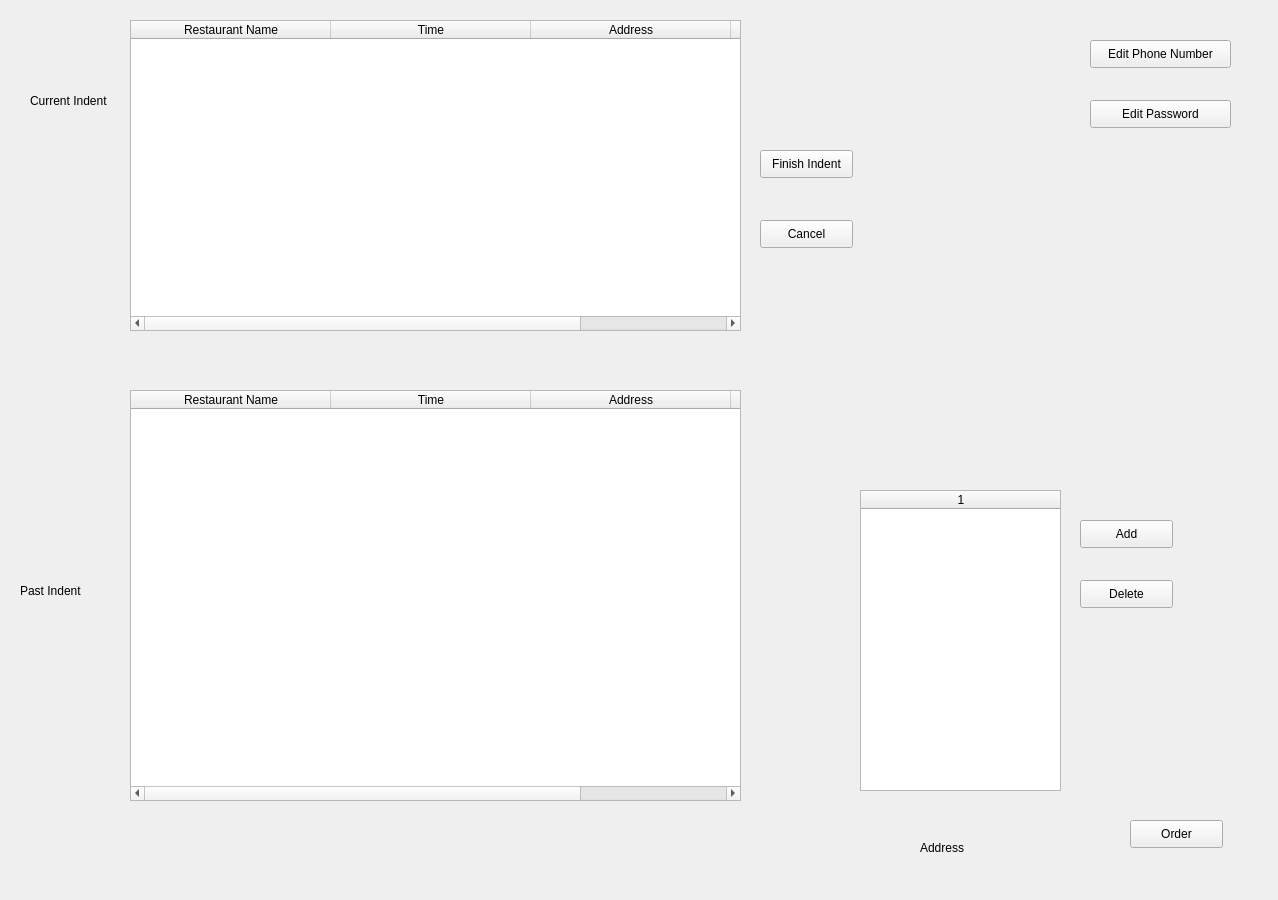
<?xml version="1.0" encoding="UTF-8"?>
<ui version="4.0">
 <class>form_customer</class>
 <widget class="QWidget" name="form_customer">
  <property name="geometry">
   <rect>
    <x>0</x>
    <y>0</y>
    <width>1278</width>
    <height>900</height>
   </rect>
  </property>
  <property name="windowTitle">
   <string>Form</string>
  </property>
  <widget class="QLabel" name="label_currentIndent">
   <property name="geometry">
    <rect>
     <x>30</x>
     <y>80</y>
     <width>101</width>
     <height>41</height>
    </rect>
   </property>
   <property name="text">
    <string>Current Indent</string>
   </property>
  </widget>
  <widget class="QTableWidget" name="tableWidget_currentIndent">
   <property name="geometry">
    <rect>
     <x>130</x>
     <y>20</y>
     <width>611</width>
     <height>311</height>
    </rect>
   </property>
   <property name="editTriggers">
    <set>QAbstractItemView::NoEditTriggers</set>
   </property>
   <property name="sortingEnabled">
    <bool>true</bool>
   </property>
   <attribute name="horizontalHeaderDefaultSectionSize">
    <number>200</number>
   </attribute>
   <column>
    <property name="text">
     <string>Restaurant Name</string>
    </property>
   </column>
   <column>
    <property name="text">
     <string>Time</string>
    </property>
   </column>
   <column>
    <property name="text">
     <string>Address</string>
    </property>
   </column>
   <column>
    <property name="text">
     <string>IID</string>
    </property>
   </column>
  </widget>
  <widget class="QLabel" name="label_pastIndent">
   <property name="geometry">
    <rect>
     <x>20</x>
     <y>570</y>
     <width>101</width>
     <height>41</height>
    </rect>
   </property>
   <property name="text">
    <string>Past Indent</string>
   </property>
  </widget>
  <widget class="QPushButton" name="pushButton_edit_phoneNumber">
   <property name="geometry">
    <rect>
     <x>1090</x>
     <y>40</y>
     <width>141</width>
     <height>28</height>
    </rect>
   </property>
   <property name="text">
    <string>Edit Phone Number</string>
   </property>
  </widget>
  <widget class="QPushButton" name="pushButton_order">
   <property name="geometry">
    <rect>
     <x>1130</x>
     <y>820</y>
     <width>93</width>
     <height>28</height>
    </rect>
   </property>
   <property name="text">
    <string>Order</string>
   </property>
  </widget>
  <widget class="QPushButton" name="pushButton_edit_password">
   <property name="geometry">
    <rect>
     <x>1090</x>
     <y>100</y>
     <width>141</width>
     <height>28</height>
    </rect>
   </property>
   <property name="text">
    <string>Edit Password</string>
   </property>
  </widget>
  <widget class="QPushButton" name="pushButton_finish_indent">
   <property name="geometry">
    <rect>
     <x>760</x>
     <y>150</y>
     <width>93</width>
     <height>28</height>
    </rect>
   </property>
   <property name="text">
    <string>Finish Indent</string>
   </property>
  </widget>
  <widget class="QTableWidget" name="tableWidget_address">
   <property name="geometry">
    <rect>
     <x>860</x>
     <y>490</y>
     <width>201</width>
     <height>301</height>
    </rect>
   </property>
   <property name="editTriggers">
    <set>QAbstractItemView::NoEditTriggers</set>
   </property>
   <property name="columnCount">
    <number>1</number>
   </property>
   <attribute name="horizontalHeaderDefaultSectionSize">
    <number>200</number>
   </attribute>
   <column/>
  </widget>
  <widget class="QPushButton" name="pushButton_add_address">
   <property name="geometry">
    <rect>
     <x>1080</x>
     <y>520</y>
     <width>93</width>
     <height>28</height>
    </rect>
   </property>
   <property name="text">
    <string>Add</string>
   </property>
  </widget>
  <widget class="QPushButton" name="pushButton_delete_address">
   <property name="geometry">
    <rect>
     <x>1080</x>
     <y>580</y>
     <width>93</width>
     <height>28</height>
    </rect>
   </property>
   <property name="text">
    <string>Delete</string>
   </property>
  </widget>
  <widget class="QLabel" name="label_address">
   <property name="geometry">
    <rect>
     <x>920</x>
     <y>840</y>
     <width>55</width>
     <height>16</height>
    </rect>
   </property>
   <property name="text">
    <string>Address</string>
   </property>
  </widget>
  <widget class="QTableWidget" name="tableWidget_pastIndent">
   <property name="geometry">
    <rect>
     <x>130</x>
     <y>390</y>
     <width>611</width>
     <height>411</height>
    </rect>
   </property>
   <property name="editTriggers">
    <set>QAbstractItemView::NoEditTriggers</set>
   </property>
   <property name="sortingEnabled">
    <bool>true</bool>
   </property>
   <attribute name="horizontalHeaderDefaultSectionSize">
    <number>200</number>
   </attribute>
   <column>
    <property name="text">
     <string>Restaurant Name</string>
    </property>
   </column>
   <column>
    <property name="text">
     <string>Time</string>
    </property>
   </column>
   <column>
    <property name="text">
     <string>Address</string>
    </property>
   </column>
   <column>
    <property name="text">
     <string>IID</string>
    </property>
   </column>
  </widget>
  <widget class="QPushButton" name="pushButton_cancel_indent">
   <property name="geometry">
    <rect>
     <x>760</x>
     <y>220</y>
     <width>93</width>
     <height>28</height>
    </rect>
   </property>
   <property name="text">
    <string>Cancel</string>
   </property>
  </widget>
 </widget>
 <resources/>
 <connections>
  <connection>
   <sender>pushButton_edit_phoneNumber</sender>
   <signal>clicked()</signal>
   <receiver>form_customer</receiver>
   <slot>show_change_phoneNumber()</slot>
   <hints>
    <hint type="sourcelabel">
     <x>64</x>
     <y>535</y>
    </hint>
    <hint type="destinationlabel">
     <x>78</x>
     <y>471</y>
    </hint>
   </hints>
  </connection>
  <connection>
   <sender>pushButton_order</sender>
   <signal>clicked()</signal>
   <receiver>form_customer</receiver>
   <slot>show_order()</slot>
   <hints>
    <hint type="sourcelabel">
     <x>338</x>
     <y>565</y>
    </hint>
    <hint type="destinationlabel">
     <x>302</x>
     <y>589</y>
    </hint>
   </hints>
  </connection>
  <connection>
   <sender>pushButton_edit_password</sender>
   <signal>clicked()</signal>
   <receiver>form_customer</receiver>
   <slot>show_change_password()</slot>
   <hints>
    <hint type="sourcelabel">
     <x>132</x>
     <y>599</y>
    </hint>
    <hint type="destinationlabel">
     <x>132</x>
     <y>675</y>
    </hint>
   </hints>
  </connection>
  <connection>
   <sender>pushButton_finish_indent</sender>
   <signal>clicked()</signal>
   <receiver>form_customer</receiver>
   <slot>finish_indent()</slot>
   <hints>
    <hint type="sourcelabel">
     <x>952</x>
     <y>73</y>
    </hint>
    <hint type="destinationlabel">
     <x>942</x>
     <y>209</y>
    </hint>
   </hints>
  </connection>
  <connection>
   <sender>pushButton_add_address</sender>
   <signal>clicked()</signal>
   <receiver>form_customer</receiver>
   <slot>add_address()</slot>
   <hints>
    <hint type="sourcelabel">
     <x>913</x>
     <y>472</y>
    </hint>
    <hint type="destinationlabel">
     <x>984</x>
     <y>419</y>
    </hint>
   </hints>
  </connection>
  <connection>
   <sender>pushButton_delete_address</sender>
   <signal>clicked()</signal>
   <receiver>form_customer</receiver>
   <slot>delete_address()</slot>
   <hints>
    <hint type="sourcelabel">
     <x>958</x>
     <y>576</y>
    </hint>
    <hint type="destinationlabel">
     <x>954</x>
     <y>642</y>
    </hint>
   </hints>
  </connection>
  <connection>
   <sender>tableWidget_currentIndent</sender>
   <signal>cellDoubleClicked(int,int)</signal>
   <receiver>form_customer</receiver>
   <slot>show_currentIndent()</slot>
   <hints>
    <hint type="sourcelabel">
     <x>234</x>
     <y>116</y>
    </hint>
    <hint type="destinationlabel">
     <x>259</x>
     <y>26</y>
    </hint>
   </hints>
  </connection>
  <connection>
   <sender>tableWidget_pastIndent</sender>
   <signal>cellDoubleClicked(int,int)</signal>
   <receiver>form_customer</receiver>
   <slot>show_pastIndent()</slot>
   <hints>
    <hint type="sourcelabel">
     <x>467</x>
     <y>299</y>
    </hint>
    <hint type="destinationlabel">
     <x>655</x>
     <y>234</y>
    </hint>
   </hints>
  </connection>
  <connection>
   <sender>pushButton_cancel_indent</sender>
   <signal>clicked()</signal>
   <receiver>form_customer</receiver>
   <slot>cancel_indent()</slot>
   <hints>
    <hint type="sourcelabel">
     <x>823</x>
     <y>227</y>
    </hint>
    <hint type="destinationlabel">
     <x>983</x>
     <y>273</y>
    </hint>
   </hints>
  </connection>
 </connections>
 <slots>
  <slot>show_change_phoneNumber()</slot>
  <slot>show_order()</slot>
  <slot>show_change_password()</slot>
  <slot>finish_indent()</slot>
  <slot>show_address()</slot>
  <slot>add_address()</slot>
  <slot>delete_address()</slot>
  <slot>show_currentIndent()</slot>
  <slot>show_pastIndent()</slot>
  <slot>cancel_indent()</slot>
 </slots>
</ui>
